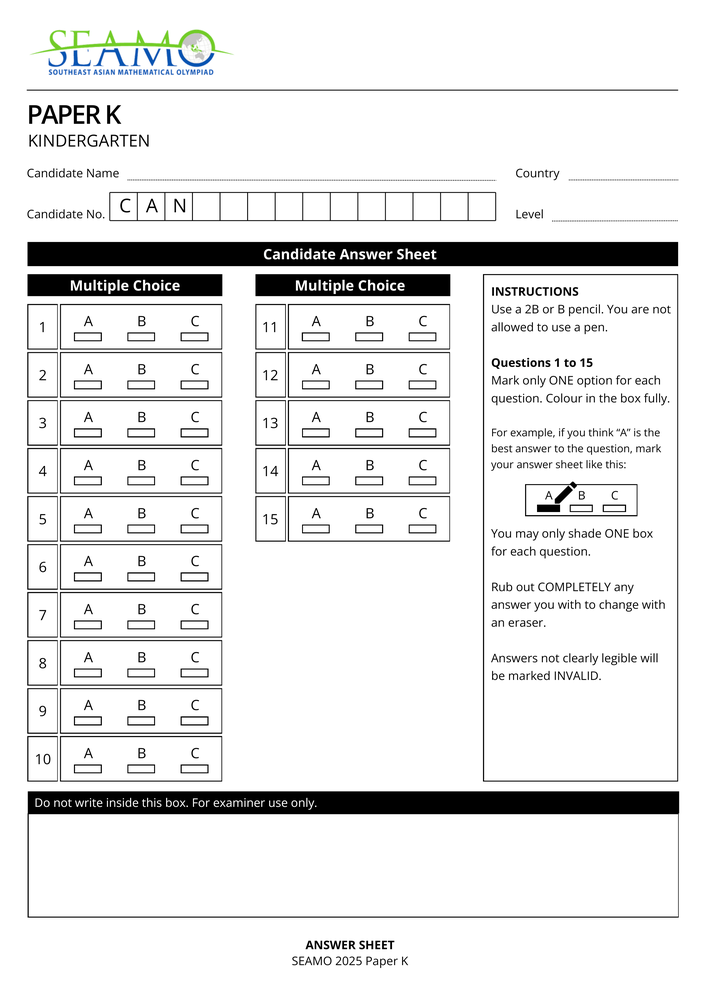
#> input picture backend/templates/reference_images/seamo_2025_page1.png, 706 x 999 px, shrunk from 2482 x 3510 before the run
$ python -i page_deskew.py   (imports and definitions only)
#> lines starting #> are read from the running program, lines starting #| are printed output that depends on the picture
#> further down, picture is the input picture: shape (999, 706, 3); mean B, G, R 231.5, 231.6, 231.4
"""Deskew / mild page alignment before CV anchor matching."""

from __future__ import annotations

import logging
from typing import Optional, Tuple

import cv2
import numpy as np

logger = logging.getLogger(__name__)


def estimate_skew_degrees(gray: np.ndarray) -> float:
    """Estimate page skew in degrees using Hough lines on edges.

    Positive angle means the page content is rotated counter-clockwise
    relative to the image axes (OpenCV rotate convention below).
    """
    if gray.ndim == 3:
        gray = cv2.cvtColor(gray, cv2.COLOR_BGR2GRAY)
    h, w = gray.shape[:2]
#> h = 999; w = 706
    # Focus on central band — headers/footers can bias the estimate.
    y0, y1 = int(h * 0.15), int(h * 0.85)
#> y0 = 149; y1 = 849
    roi = gray[y0:y1, :]
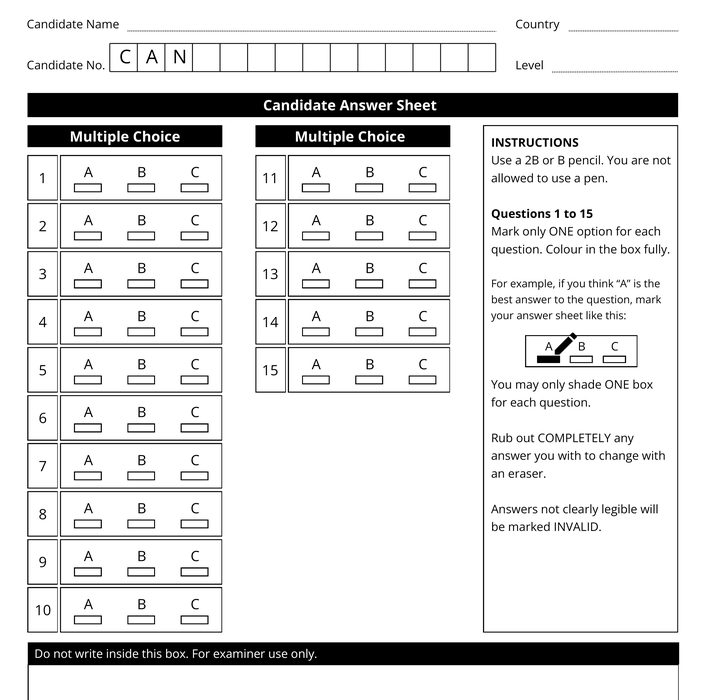
#> roi: shape (700, 706); min 0, max 255, mean 223.9
    edges = cv2.Canny(roi, 50, 150, apertureSize=3)
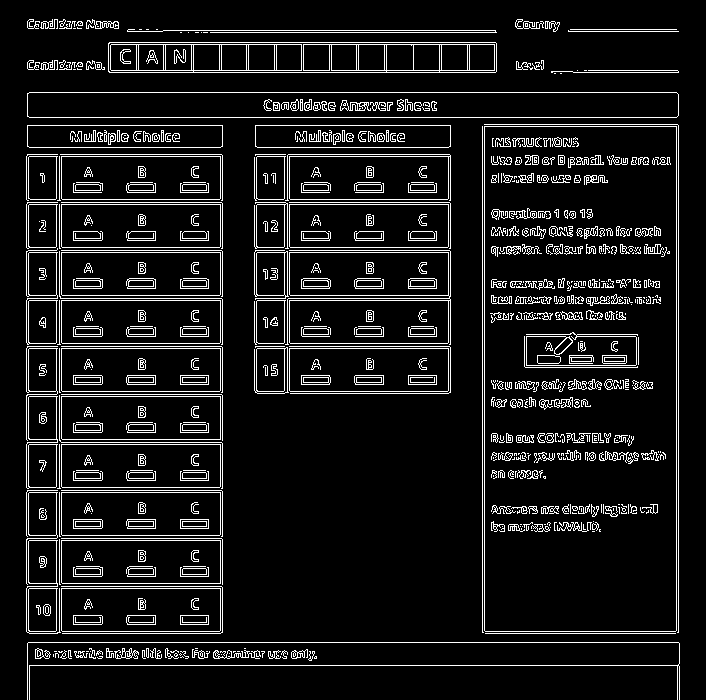
#> edges: shape (700, 706); 9.1% white in thin lines or dots
    lines = cv2.HoughLinesP(
        edges, 1, np.pi / 180, threshold=80, minLineLength=w // 6, maxLineGap=20,
    )
#> lines = 122 rows, first 6: [27, 665, 678, 665], [28, 642, 678, 642], [29, 92, 676, 92], [29, 117, 676, 117], [255, 125, 450, 125], [109, 72, 495, 72]
    if lines is None or len(lines) == 0:
        return 0.0

    angles = []
    for line in lines[:, 0]:
        x1, y1_, x2, y2_ = map(int, line)
        if x2 == x1:
            continue
        ang = np.degrees(np.arctan2(y2_ - y1_, x2 - x1))
        # Near-horizontal lines only.
        if abs(ang) <= 15:
            angles.append(ang)
        elif abs(abs(ang) - 90) <= 15:
            # Near-vertical → convert to horizontal equivalent.
            angles.append(ang - 90.0 if ang > 0 else ang + 90.0)
#> this loop made 122 passes
#> (x1, y1_, x2, y2_, ang) on passes 1, 2, 3, 4, 5, 6, 8, 13, 16, 20, 21, 22: (27, 665, 678, 665, 0), (28, 642, 678, 642, 0), (29, 92, 676, 92, 0), (29, 117, 676, 117, 0), (255, 125, 450, 125, 0), (109, 72, 495, 72, 0), (108, 70, 496, 70, 0), (27, 298, 221, 298, 0), (485, 633, 675, 633, 0), (29, 348, 219, 348, 0), (29, 300, 219, 300, 0), (255, 343, 450, 343, 0)
#> (x1, y1_, x2, y2_) on passes 7, 9, 10, 11, 12, 14: (484, 630, 484, 124), (61, 657, 61, 147), (676, 630, 676, 124), (59, 652, 59, 147), (482, 632, 482, 126), (678, 632, 678, 94)
#> after the loop, angles = 99 values, max 4.69 at index 95, min -2.86 at index 97, mean 0.0465

    if not angles:
        return 0.0
    return float(np.median(angles))


def deskew_bgr(
    image: np.ndarray,
    *,
    max_degrees: float = 8.0,
    min_degrees: float = 0.35,
) -> Tuple[np.ndarray, float]:
    """Rotate image to cancel estimated skew. Returns (image, applied_degrees)."""
    if image is None or image.size == 0:
        return image, 0.0
    gray = cv2.cvtColor(image, cv2.COLOR_BGR2GRAY) if image.ndim == 3 else image
    angle = estimate_skew_degrees(gray)
#> angle = 0
    if abs(angle) < min_degrees or abs(angle) > max_degrees:
        return image, 0.0

    h, w = image.shape[:2]
    center = (w / 2.0, h / 2.0)
    matrix = cv2.getRotationMatrix2D(center, angle, 1.0)
    rotated = cv2.warpAffine(
        image,
        matrix,
        (w, h),
        flags=cv2.INTER_LINEAR,
        borderMode=cv2.BORDER_REPLICATE,
    )
    logger.info("DESKEW applied=%.2fdeg (estimated)", angle)
    return rotated, angle


def deskew_if_enabled(
    image: np.ndarray,
    enabled: bool = True,
) -> Tuple[np.ndarray, float]:
    if not enabled or image is None:
        return image, 0.0
    try:
        return deskew_bgr(image)
    except Exception as exc:
        logger.warning("DESKEW failed: %s", exc)
        return image, 0.0

>>> import cv2
>>> picture = cv2.imread('../templates/reference_images/seamo_2025_page1.png')
>>> result = deskew_bgr(picture)

$ run again, on backend/templates/reference_images/seamo_2025_page2.png
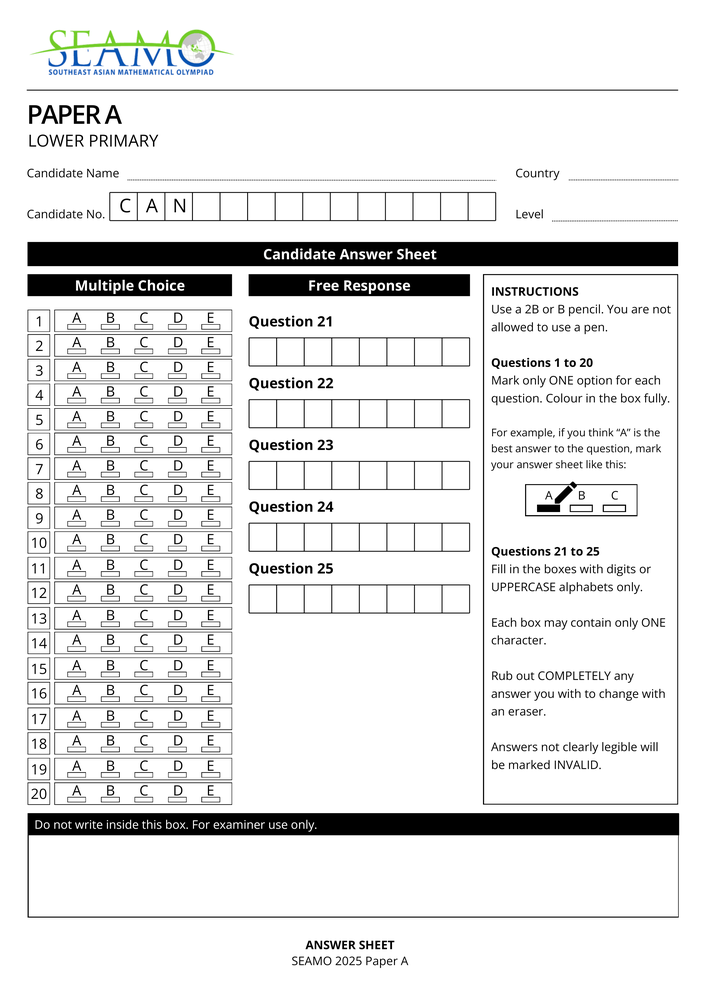
#> input picture backend/templates/reference_images/seamo_2025_page2.png, 706 x 999 px, shrunk from 2482 x 3510 before the run
#> picture is the input picture: shape (999, 706, 3); mean B, G, R 229.6, 229.7, 229.5
#> in estimate_skew_degrees, `roi = gray[y0:y1, :]`:
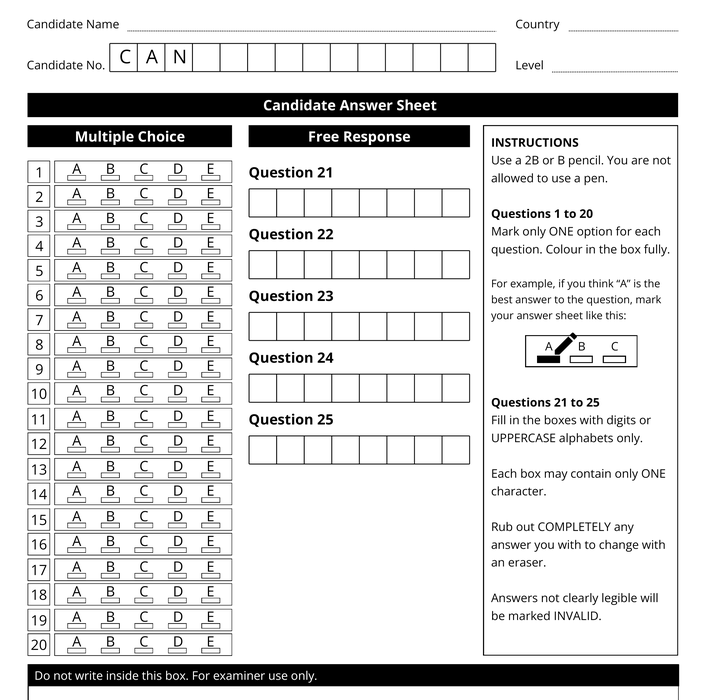
#> roi: shape (700, 706); min 0, max 255, mean 221.1
#> in estimate_skew_degrees, `edges = cv2.Canny(roi, 50, 150, apertureSize=3)`:
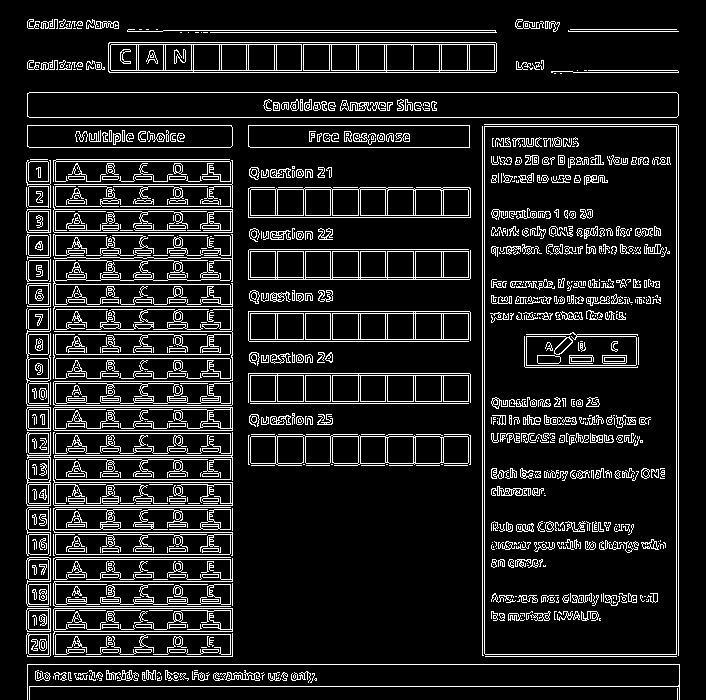
#> edges: shape (700, 706); 11.9% white in thin lines or dots
#> lines = 212 rows, first 6: [27, 664, 679, 664], [29, 92, 676, 92], [27, 686, 679, 686], [484, 653, 484, 117], [482, 655, 482, 117], [676, 656, 676, 117]
#> the loop in estimate_skew_degrees, `for line in lines[:, 0]:` made 212 passes
#> (x1, y1_, x2, y2_, ang) on passes 1 to 3: (27, 664, 679, 664, 0), (29, 92, 676, 92, 0), (27, 686, 679, 686, 0)
#> after the loop in estimate_skew_degrees, `for line in lines[:, 0]:`: angles = 92 values, max 4.99 at index 90, min -1.8 at index 85, mean -0.0755
#> angle = 0
